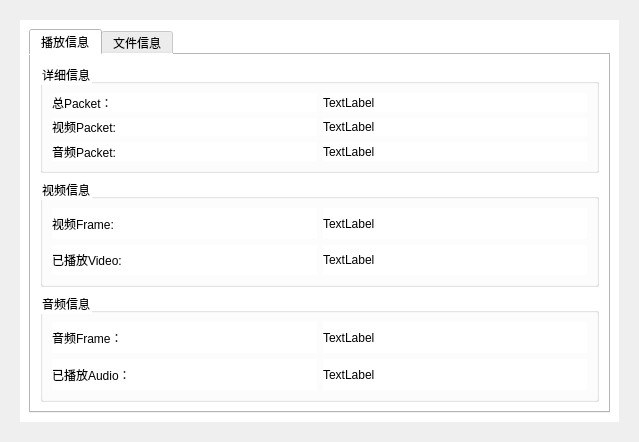
<?xml version="1.0" encoding="UTF-8"?>
<ui version="4.0">
 <class>InfoDialog</class>
 <widget class="QDialog" name="InfoDialog">
  <property name="geometry">
   <rect>
    <x>0</x>
    <y>0</y>
    <width>639</width>
    <height>442</height>
   </rect>
  </property>
  <property name="windowTitle">
   <string>Dialog</string>
  </property>
  <layout class="QHBoxLayout" name="horizontalLayout">
   <item>
    <widget class="QWidget" name="widget" native="true">
     <layout class="QHBoxLayout" name="horizontalLayout_2">
      <item>
       <widget class="QWidget" name="infoArea" native="true">
        <property name="minimumSize">
         <size>
          <width>0</width>
          <height>0</height>
         </size>
        </property>
        <property name="maximumSize">
         <size>
          <width>16777215</width>
          <height>16777215</height>
         </size>
        </property>
        <property name="styleSheet">
         <string notr="true">background-color: rgb(255, 255, 255);</string>
        </property>
        <layout class="QVBoxLayout" name="verticalLayout_6">
         <item>
          <widget class="QTabWidget" name="tabWidget_2">
           <property name="styleSheet">
            <string notr="true"/>
           </property>
           <property name="currentIndex">
            <number>0</number>
           </property>
           <widget class="QWidget" name="tab_1">
            <attribute name="title">
             <string>播放信息</string>
            </attribute>
            <layout class="QVBoxLayout" name="verticalLayout_5">
             <item>
              <widget class="QGroupBox" name="groupBox_3">
               <property name="title">
                <string>详细信息</string>
               </property>
               <layout class="QGridLayout" name="gridLayout">
                <item row="0" column="0">
                 <widget class="QLabel" name="label_4">
                  <property name="styleSheet">
                   <string notr="true"/>
                  </property>
                  <property name="text">
                   <string>总Packet：</string>
                  </property>
                 </widget>
                </item>
                <item row="0" column="1">
                 <widget class="QLabel" name="totalPackets">
                  <property name="styleSheet">
                   <string notr="true"/>
                  </property>
                  <property name="text">
                   <string>TextLabel</string>
                  </property>
                 </widget>
                </item>
                <item row="1" column="0">
                 <widget class="QLabel" name="label_5">
                  <property name="styleSheet">
                   <string notr="true"/>
                  </property>
                  <property name="text">
                   <string>视频Packet:</string>
                  </property>
                 </widget>
                </item>
                <item row="1" column="1">
                 <widget class="QLabel" name="videoPackets">
                  <property name="styleSheet">
                   <string notr="true"/>
                  </property>
                  <property name="text">
                   <string>TextLabel</string>
                  </property>
                 </widget>
                </item>
                <item row="2" column="0">
                 <widget class="QLabel" name="label_6">
                  <property name="text">
                   <string>音频Packet:</string>
                  </property>
                 </widget>
                </item>
                <item row="2" column="1">
                 <widget class="QLabel" name="audioPackets">
                  <property name="text">
                   <string>TextLabel</string>
                  </property>
                 </widget>
                </item>
               </layout>
              </widget>
             </item>
             <item>
              <widget class="QGroupBox" name="groupBox">
               <property name="title">
                <string>视频信息</string>
               </property>
               <layout class="QGridLayout" name="gridLayout_3">
                <item row="0" column="0">
                 <widget class="QLabel" name="label_7">
                  <property name="text">
                   <string>视频Frame:</string>
                  </property>
                 </widget>
                </item>
                <item row="0" column="1">
                 <widget class="QLabel" name="videoFrames">
                  <property name="text">
                   <string>TextLabel</string>
                  </property>
                 </widget>
                </item>
                <item row="1" column="0">
                 <widget class="QLabel" name="label_11">
                  <property name="text">
                   <string>已播放Video:</string>
                  </property>
                 </widget>
                </item>
                <item row="1" column="1">
                 <widget class="QLabel" name="displayFrames">
                  <property name="text">
                   <string>TextLabel</string>
                  </property>
                 </widget>
                </item>
               </layout>
              </widget>
             </item>
             <item>
              <widget class="QGroupBox" name="groupBox_2">
               <property name="title">
                <string>音频信息</string>
               </property>
               <layout class="QGridLayout" name="gridLayout_4">
                <item row="0" column="2">
                 <widget class="QLabel" name="audioFrames">
                  <property name="text">
                   <string>TextLabel</string>
                  </property>
                 </widget>
                </item>
                <item row="0" column="0">
                 <widget class="QLabel" name="label_2">
                  <property name="text">
                   <string>音频Frame：</string>
                  </property>
                 </widget>
                </item>
                <item row="1" column="0">
                 <widget class="QLabel" name="label_10">
                  <property name="text">
                   <string>已播放Audio：</string>
                  </property>
                 </widget>
                </item>
                <item row="1" column="2">
                 <widget class="QLabel" name="playFrames">
                  <property name="text">
                   <string>TextLabel</string>
                  </property>
                 </widget>
                </item>
               </layout>
              </widget>
             </item>
            </layout>
           </widget>
           <widget class="QWidget" name="tab_3">
            <attribute name="title">
             <string>文件信息</string>
            </attribute>
            <layout class="QVBoxLayout" name="verticalLayout_7">
             <item>
              <widget class="QTreeWidget" name="treeWidget">
               <property name="editTriggers">
                <set>QAbstractItemView::NoEditTriggers</set>
               </property>
               <attribute name="headerVisible">
                <bool>false</bool>
               </attribute>
               <column>
                <property name="text">
                 <string notr="true">1</string>
                </property>
               </column>
              </widget>
             </item>
            </layout>
           </widget>
          </widget>
         </item>
        </layout>
       </widget>
      </item>
     </layout>
    </widget>
   </item>
  </layout>
 </widget>
 <resources/>
 <connections/>
</ui>
